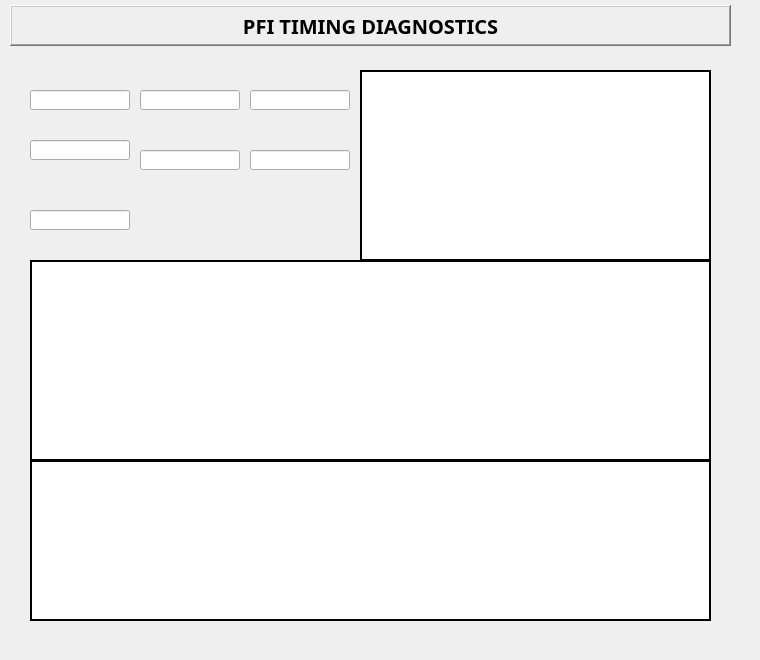
  <widget class="QWidget" name="tab">
   <attribute name="title">
    <string>TIMING</string>
   </attribute>
   <widget class="caStripPlot" name="castripplot_2">
    <property name="geometry">
     <rect>
      <x>30</x>
      <y>260</y>
      <width>681</width>
      <height>201</height>
     </rect>
    </property>
    <property name="layoutDirection">
     <enum>Qt::LeftToRight</enum>
    </property>
    <property name="styleSheet">
     <string notr="true">background-color: rgb(255, 255, 255);
color: rgb(0, 0, 0);</string>
    </property>
    <property name="frameShape">
     <enum>QFrame::Box</enum>
    </property>
    <property name="frameShadow">
     <enum>QFrame::Plain</enum>
    </property>
    <property name="lineWidth">
     <number>2</number>
    </property>
    <property name="Title" stdset="0">
     <string notr="true">Duty Cycle/Single Shot Length</string>
    </property>
    <property name="TitleX">
     <string notr="true">Time</string>
    </property>
    <property name="TitleY">
     <string notr="true">Duration(s)</string>
    </property>
    <property name="channels" stdset="0">
     <string notr="true">cpiSync:DutyCycle;cpiSync:ShotDuration</string>
    </property>
    <property name="period">
     <double>10.000000000000000</double>
    </property>
    <property name="refreshRate" stdset="0">
     <enum>caStripPlot::Medium</enum>
    </property>
    <property name="XaxisType">
     <enum>caStripPlot::TimeScale</enum>
    </property>
    <property name="YAxisScaling" stdset="0">
     <enum>caStripPlot::autoScale</enum>
    </property>
    <property name="YaxisLimitsMax_1">
     <double>1000.000000000000000</double>
    </property>
    <property name="YaxisScalingMax_1" stdset="0">
     <enum>caStripPlot::Channel</enum>
    </property>
    <property name="YaxisScalingMin_1" stdset="0">
     <enum>caStripPlot::Channel</enum>
    </property>
    <property name="Style_1">
     <enum>caStripPlot::FillUnder</enum>
    </property>
    <property name="color_1">
     <color alpha="150">
      <red>255</red>
      <green>0</green>
      <blue>0</blue>
     </color>
    </property>
    <property name="YaxisLimitsMax_2">
     <double>1.000000000000000</double>
    </property>
    <property name="YaxisScalingMax_2" stdset="0">
     <enum>caStripPlot::Channel</enum>
    </property>
    <property name="YaxisScalingMin_2" stdset="0">
     <enum>caStripPlot::Channel</enum>
    </property>
    <property name="Style_2">
     <enum>caStripPlot::FillUnder</enum>
    </property>
    <property name="color_2">
     <color alpha="150">
      <red>0</red>
      <green>0</green>
      <blue>255</blue>
     </color>
    </property>
    <property name="YaxisLimitsMax_3">
     <double>1.000000000000000</double>
    </property>
    <property name="YaxisScalingMax_3" stdset="0">
     <enum>caStripPlot::Channel</enum>
    </property>
    <property name="YaxisScalingMin_3" stdset="0">
     <enum>caStripPlot::Channel</enum>
    </property>
    <property name="Style_3">
     <enum>caStripPlot::FillUnder</enum>
    </property>
    <property name="color_3">
     <color alpha="150">
      <red>0</red>
      <green>170</green>
      <blue>0</blue>
     </color>
    </property>
    <property name="YaxisLimitsMax_4">
     <double>1.000000000000000</double>
    </property>
    <property name="Style_4">
     <enum>caStripPlot::FillUnder</enum>
    </property>
    <property name="YaxisLimitsMax_5">
     <double>1.000000000000000</double>
    </property>
    <property name="foreground">
     <color>
      <red>255</red>
      <green>255</green>
      <blue>255</blue>
     </color>
    </property>
    <property name="background">
     <color>
      <red>255</red>
      <green>255</green>
      <blue>255</blue>
     </color>
    </property>
    <property name="scaleColor">
     <color>
      <red>0</red>
      <green>0</green>
      <blue>0</blue>
     </color>
    </property>
    <property name="gridColor">
     <color>
      <red>194</red>
      <green>194</green>
      <blue>194</blue>
     </color>
    </property>
    <property name="XaxisEnabled">
     <bool>false</bool>
    </property>
    <property name="LegendEnabled">
     <bool>true</bool>
    </property>
   </widget>
   <widget class="caStripPlot" name="castripplot_3">
    <property name="geometry">
     <rect>
      <x>30</x>
      <y>460</y>
      <width>681</width>
      <height>161</height>
     </rect>
    </property>
    <property name="layoutDirection">
     <enum>Qt::LeftToRight</enum>
    </property>
    <property name="styleSheet">
     <string notr="true">background-color: rgb(255, 255, 255);
color: rgb(0, 0, 0);</string>
    </property>
    <property name="frameShape">
     <enum>QFrame::Box</enum>
    </property>
    <property name="frameShadow">
     <enum>QFrame::Plain</enum>
    </property>
    <property name="lineWidth">
     <number>2</number>
    </property>
    <property name="Title" stdset="0">
     <string notr="true">CPI/Qi2 Exposure Length</string>
    </property>
    <property name="TitleX">
     <string notr="true">Time</string>
    </property>
    <property name="TitleY">
     <string notr="true">Duration(s)</string>
    </property>
    <property name="channels" stdset="0">
     <string notr="true">cpiSync:CpiDuration;cpiSync:Qi2Duration</string>
    </property>
    <property name="period">
     <double>10.000000000000000</double>
    </property>
    <property name="refreshRate" stdset="0">
     <enum>caStripPlot::Medium</enum>
    </property>
    <property name="XaxisType">
     <enum>caStripPlot::TimeScale</enum>
    </property>
    <property name="YAxisScaling" stdset="0">
     <enum>caStripPlot::autoScale</enum>
    </property>
    <property name="YaxisLimitsMax_1">
     <double>1000.000000000000000</double>
    </property>
    <property name="YaxisScalingMax_1" stdset="0">
     <enum>caStripPlot::Channel</enum>
    </property>
    <property name="YaxisScalingMin_1" stdset="0">
     <enum>caStripPlot::Channel</enum>
    </property>
    <property name="Style_1">
     <enum>caStripPlot::FillUnder</enum>
    </property>
    <property name="color_1">
     <color alpha="150">
      <red>255</red>
      <green>0</green>
      <blue>0</blue>
     </color>
    </property>
    <property name="YaxisLimitsMax_2">
     <double>1.000000000000000</double>
    </property>
    <property name="YaxisScalingMax_2" stdset="0">
     <enum>caStripPlot::Channel</enum>
    </property>
    <property name="YaxisScalingMin_2" stdset="0">
     <enum>caStripPlot::Channel</enum>
    </property>
    <property name="Style_2">
     <enum>caStripPlot::FillUnder</enum>
    </property>
    <property name="color_2">
     <color alpha="150">
      <red>0</red>
      <green>0</green>
      <blue>255</blue>
     </color>
    </property>
    <property name="YaxisLimitsMax_3">
     <double>1.000000000000000</double>
    </property>
    <property name="YaxisScalingMax_3" stdset="0">
     <enum>caStripPlot::Channel</enum>
    </property>
    <property name="YaxisScalingMin_3" stdset="0">
     <enum>caStripPlot::Channel</enum>
    </property>
    <property name="Style_3">
     <enum>caStripPlot::FillUnder</enum>
    </property>
    <property name="color_3">
     <color alpha="150">
      <red>0</red>
      <green>170</green>
      <blue>0</blue>
     </color>
    </property>
    <property name="YaxisLimitsMax_4">
     <double>1.000000000000000</double>
    </property>
    <property name="Style_4">
     <enum>caStripPlot::FillUnder</enum>
    </property>
    <property name="YaxisLimitsMax_5">
     <double>1.000000000000000</double>
    </property>
    <property name="foreground">
     <color>
      <red>255</red>
      <green>255</green>
      <blue>255</blue>
     </color>
    </property>
    <property name="background">
     <color>
      <red>255</red>
      <green>255</green>
      <blue>255</blue>
     </color>
    </property>
    <property name="scaleColor">
     <color>
      <red>0</red>
      <green>0</green>
      <blue>0</blue>
     </color>
    </property>
    <property name="gridColor">
     <color>
      <red>194</red>
      <green>194</green>
      <blue>194</blue>
     </color>
    </property>
    <property name="XaxisEnabled">
     <bool>false</bool>
    </property>
    <property name="LegendEnabled">
     <bool>true</bool>
    </property>
   </widget>
   <widget class="caLabel" name="calabel_7">
    <property name="geometry">
     <rect>
      <x>10</x>
      <y>5</y>
      <width>721</width>
      <height>41</height>
     </rect>
    </property>
    <property name="font">
     <font>
      <family>Yu Mincho Demibold</family>
      <pointsize>15</pointsize>
      <weight>75</weight>
      <bold>true</bold>
     </font>
    </property>
    <property name="frameShape">
     <enum>QFrame::WinPanel</enum>
    </property>
    <property name="frameShadow">
     <enum>QFrame::Raised</enum>
    </property>
    <property name="lineWidth">
     <number>1</number>
    </property>
    <property name="midLineWidth">
     <number>1</number>
    </property>
    <property name="text">
     <string>PFI TIMING DIAGNOSTICS</string>
    </property>
    <property name="alignment">
     <set>Qt::AlignCenter</set>
    </property>
    <property name="foreground">
     <color>
      <red>0</red>
      <green>0</green>
      <blue>0</blue>
     </color>
    </property>
    <property name="background">
     <color>
      <red>169</red>
      <green>209</green>
      <blue>239</blue>
     </color>
    </property>
   </widget>
   <widget class="caFrame" name="caframe_2">
    <property name="geometry">
     <rect>
      <x>0</x>
      <y>0</y>
      <width>751</width>
      <height>651</height>
     </rect>
    </property>
    <property name="backgroundMode">
     <enum>caFrame::Filled</enum>
    </property>
    <widget class="caGraphics" name="cagraphics_21">
     <property name="geometry">
      <rect>
       <x>10</x>
       <y>50</y>
       <width>721</width>
       <height>591</height>
      </rect>
     </property>
     <property name="foreground">
      <color>
       <red>105</red>
       <green>105</green>
       <blue>105</blue>
      </color>
     </property>
     <property name="linestyle" stdset="0">
      <enum>caGraphics::Solid</enum>
     </property>
     <property name="fillstyle" stdset="0">
      <enum>caGraphics::Filled</enum>
     </property>
     <property name="lineSize">
      <number>2</number>
     </property>
     <property name="lineColor">
      <color>
       <red>0</red>
       <green>0</green>
       <blue>0</blue>
      </color>
     </property>
    </widget>
    <widget class="caGraphics" name="cagraphics_22">
     <property name="geometry">
      <rect>
       <x>20</x>
       <y>60</y>
       <width>701</width>
       <height>571</height>
      </rect>
     </property>
     <property name="foreground">
      <color alpha="50">
       <red>169</red>
       <green>209</green>
       <blue>239</blue>
      </color>
     </property>
     <property name="linestyle" stdset="0">
      <enum>caGraphics::Solid</enum>
     </property>
     <property name="fillstyle" stdset="0">
      <enum>caGraphics::Filled</enum>
     </property>
     <property name="lineSize">
      <number>2</number>
     </property>
     <property name="lineColor">
      <color>
       <red>169</red>
       <green>209</green>
       <blue>239</blue>
      </color>
     </property>
    </widget>
    <widget class="caRelatedDisplay" name="carelateddisplay_13">
     <property name="geometry">
      <rect>
       <x>30</x>
       <y>70</y>
       <width>101</width>
       <height>21</height>
      </rect>
     </property>
     <property name="foreground">
      <color>
       <red>255</red>
       <green>255</green>
       <blue>255</blue>
      </color>
     </property>
     <property name="background">
      <color alpha="55">
       <red>0</red>
       <green>0</green>
       <blue>255</blue>
      </color>
     </property>
     <property name="labels">
      <string notr="true">Duty Cycle</string>
     </property>
     <property name="files">
      <string notr="true">../nikonqi2-slim.ui</string>
     </property>
     <property name="args">
      <string notr="true">P=Qi2:,R=cam1:,W=IOC:</string>
     </property>
     <property name="stackingMode" stdset="0">
      <enum>caRowColMenu::RowColumn</enum>
     </property>
     <property name="removeParent" stdset="0">
      <string>false;false;</string>
     </property>
    </widget>
    <widget class="caLineEdit" name="calineedit_10">
     <property name="geometry">
      <rect>
       <x>30</x>
       <y>90</y>
       <width>100</width>
       <height>20</height>
      </rect>
     </property>
     <property name="channel" stdset="0">
      <string notr="true">cpiSync:DutyCycle</string>
     </property>
     <property name="precision">
      <number>5</number>
     </property>
     <property name="precisionMode">
      <enum>caLineEdit::User</enum>
     </property>
    </widget>
    <widget class="caRelatedDisplay" name="carelateddisplay_14">
     <property name="geometry">
      <rect>
       <x>30</x>
       <y>120</y>
       <width>101</width>
       <height>21</height>
      </rect>
     </property>
     <property name="foreground">
      <color>
       <red>255</red>
       <green>255</green>
       <blue>255</blue>
      </color>
     </property>
     <property name="background">
      <color alpha="55">
       <red>0</red>
       <green>0</green>
       <blue>255</blue>
      </color>
     </property>
     <property name="labels">
      <string notr="true">Scan to Qi2 Lag</string>
     </property>
     <property name="files">
      <string notr="true">../nikonqi2-slim.ui</string>
     </property>
     <property name="args">
      <string notr="true">P=Qi2:,R=cam1:,W=IOC:</string>
     </property>
     <property name="stackingMode" stdset="0">
      <enum>caRowColMenu::RowColumn</enum>
     </property>
     <property name="removeParent" stdset="0">
      <string>false;false;</string>
     </property>
    </widget>
    <widget class="caLineEdit" name="calineedit_5">
     <property name="geometry">
      <rect>
       <x>30</x>
       <y>140</y>
       <width>100</width>
       <height>20</height>
      </rect>
     </property>
     <property name="channel" stdset="0">
      <string notr="true">cpiSync:SeqStarttoQi2</string>
     </property>
     <property name="precision">
      <number>5</number>
     </property>
     <property name="precisionMode">
      <enum>caLineEdit::User</enum>
     </property>
    </widget>
    <widget class="caThermo" name="cathermo_4">
     <property name="geometry">
      <rect>
       <x>30</x>
       <y>160</y>
       <width>100</width>
       <height>21</height>
      </rect>
     </property>
     <property name="maxValue">
      <double>0.010000000000000</double>
     </property>
     <property name="channel" stdset="0">
      <string notr="true">cpiSync:SeqStarttoQi2</string>
     </property>
     <property name="direction">
      <enum>caThermo::Right</enum>
     </property>
     <property name="look">
      <enum>caThermo::noLabel</enum>
     </property>
     <property name="foreground">
      <color>
       <red>255</red>
       <green>8</green>
       <blue>12</blue>
      </color>
     </property>
    </widget>
    <widget class="caRelatedDisplay" name="carelateddisplay_20">
     <property name="geometry">
      <rect>
       <x>30</x>
       <y>190</y>
       <width>101</width>
       <height>21</height>
      </rect>
     </property>
     <property name="foreground">
      <color>
       <red>255</red>
       <green>255</green>
       <blue>255</blue>
      </color>
     </property>
     <property name="background">
      <color alpha="55">
       <red>0</red>
       <green>0</green>
       <blue>255</blue>
      </color>
     </property>
     <property name="labels">
      <string notr="true">Single Shot Length</string>
     </property>
     <property name="files">
      <string notr="true">../nikonqi2-slim.ui</string>
     </property>
     <property name="args">
      <string notr="true">P=Qi2:,R=cam1:,W=IOC:</string>
     </property>
     <property name="stackingMode" stdset="0">
      <enum>caRowColMenu::RowColumn</enum>
     </property>
     <property name="removeParent" stdset="0">
      <string>false;false;</string>
     </property>
    </widget>
    <widget class="caLineEdit" name="calineedit_11">
     <property name="geometry">
      <rect>
       <x>30</x>
       <y>210</y>
       <width>100</width>
       <height>20</height>
      </rect>
     </property>
     <property name="channel" stdset="0">
      <string notr="true">cpiSync:ShotDuration</string>
     </property>
     <property name="precision">
      <number>5</number>
     </property>
     <property name="precisionMode">
      <enum>caLineEdit::User</enum>
     </property>
    </widget>
    <widget class="caRelatedDisplay" name="carelateddisplay_16">
     <property name="geometry">
      <rect>
       <x>140</x>
       <y>70</y>
       <width>101</width>
       <height>21</height>
      </rect>
     </property>
     <property name="foreground">
      <color>
       <red>255</red>
       <green>255</green>
       <blue>255</blue>
      </color>
     </property>
     <property name="background">
      <color alpha="55">
       <red>0</red>
       <green>0</green>
       <blue>255</blue>
      </color>
     </property>
     <property name="labels">
      <string notr="true">Qi2 Response</string>
     </property>
     <property name="files">
      <string notr="true">../nikonqi2-slim.ui</string>
     </property>
     <property name="args">
      <string notr="true">P=Qi2:,R=cam1:,W=IOC:</string>
     </property>
     <property name="stackingMode" stdset="0">
      <enum>caRowColMenu::RowColumn</enum>
     </property>
     <property name="removeParent" stdset="0">
      <string>false;false;</string>
     </property>
    </widget>
    <widget class="caLineEdit" name="calineedit_6">
     <property name="geometry">
      <rect>
       <x>140</x>
       <y>90</y>
       <width>100</width>
       <height>20</height>
      </rect>
     </property>
     <property name="channel" stdset="0">
      <string notr="true">cpiSync:Qi2ReqToStart</string>
     </property>
     <property name="precision">
      <number>5</number>
     </property>
     <property name="precisionMode">
      <enum>caLineEdit::User</enum>
     </property>
    </widget>
    <widget class="caThermo" name="cathermo_5">
     <property name="geometry">
      <rect>
       <x>140</x>
       <y>110</y>
       <width>100</width>
       <height>21</height>
      </rect>
     </property>
     <property name="maxValue">
      <double>0.010000000000000</double>
     </property>
     <property name="channel" stdset="0">
      <string notr="true">cpiSync:Qi2ReqToStart</string>
     </property>
     <property name="direction">
      <enum>caThermo::Right</enum>
     </property>
     <property name="look">
      <enum>caThermo::noLabel</enum>
     </property>
     <property name="foreground">
      <color>
       <red>255</red>
       <green>8</green>
       <blue>12</blue>
      </color>
     </property>
    </widget>
    <widget class="caThermo" name="cathermo_8">
     <property name="geometry">
      <rect>
       <x>140</x>
       <y>130</y>
       <width>100</width>
       <height>21</height>
      </rect>
     </property>
     <property name="maxValue">
      <double>0.010000000000000</double>
     </property>
     <property name="channel" stdset="0">
      <string notr="true">cpiSync:CpiReqToStart</string>
     </property>
     <property name="direction">
      <enum>caThermo::Right</enum>
     </property>
     <property name="look">
      <enum>caThermo::noLabel</enum>
     </property>
     <property name="foreground">
      <color>
       <red>255</red>
       <green>8</green>
       <blue>12</blue>
      </color>
     </property>
    </widget>
    <widget class="caLineEdit" name="calineedit_8">
     <property name="geometry">
      <rect>
       <x>140</x>
       <y>150</y>
       <width>100</width>
       <height>20</height>
      </rect>
     </property>
     <property name="channel" stdset="0">
      <string notr="true">cpiSync:CpiReqToStart</string>
     </property>
     <property name="precision">
      <number>5</number>
     </property>
     <property name="precisionMode">
      <enum>caLineEdit::User</enum>
     </property>
    </widget>
    <widget class="caRelatedDisplay" name="carelateddisplay_18">
     <property name="geometry">
      <rect>
       <x>140</x>
       <y>170</y>
       <width>101</width>
       <height>21</height>
      </rect>
     </property>
     <property name="foreground">
      <color>
       <red>255</red>
       <green>255</green>
       <blue>255</blue>
      </color>
     </property>
     <property name="background">
      <color alpha="55">
       <red>0</red>
       <green>0</green>
       <blue>255</blue>
      </color>
     </property>
     <property name="labels">
      <string notr="true">Cpi Response</string>
     </property>
     <property name="files">
      <string notr="true">../nikonqi2-slim.ui</string>
     </property>
     <property name="args">
      <string notr="true">P=Qi2:,R=cam1:,W=IOC:</string>
     </property>
     <property name="stackingMode" stdset="0">
      <enum>caRowColMenu::RowColumn</enum>
     </property>
     <property name="removeParent" stdset="0">
      <string>false;false;</string>
     </property>
    </widget>
    <widget class="caRelatedDisplay" name="carelateddisplay_17">
     <property name="geometry">
      <rect>
       <x>250</x>
       <y>70</y>
       <width>101</width>
       <height>21</height>
      </rect>
     </property>
     <property name="foreground">
      <color>
       <red>255</red>
       <green>255</green>
       <blue>255</blue>
      </color>
     </property>
     <property name="background">
      <color alpha="55">
       <red>0</red>
       <green>0</green>
       <blue>255</blue>
      </color>
     </property>
     <property name="labels">
      <string notr="true">Qi2 Duration</string>
     </property>
     <property name="files">
      <string notr="true">../nikonqi2-slim.ui</string>
     </property>
     <property name="args">
      <string notr="true">P=Qi2:,R=cam1:,W=IOC:</string>
     </property>
     <property name="stackingMode" stdset="0">
      <enum>caRowColMenu::RowColumn</enum>
     </property>
     <property name="removeParent" stdset="0">
      <string>false;false;</string>
     </property>
    </widget>
    <widget class="caLineEdit" name="calineedit_7">
     <property name="geometry">
      <rect>
       <x>250</x>
       <y>90</y>
       <width>100</width>
       <height>20</height>
      </rect>
     </property>
     <property name="channel" stdset="0">
      <string notr="true">cpiSync:Qi2Duration</string>
     </property>
     <property name="precision">
      <number>5</number>
     </property>
     <property name="precisionMode">
      <enum>caLineEdit::User</enum>
     </property>
    </widget>
    <widget class="caThermo" name="cathermo_6">
     <property name="geometry">
      <rect>
       <x>250</x>
       <y>110</y>
       <width>100</width>
       <height>21</height>
      </rect>
     </property>
     <property name="maxValue">
      <double>0.105000000000000</double>
     </property>
     <property name="channel" stdset="0">
      <string notr="true">cpiSync:Qi2Duration</string>
     </property>
     <property name="direction">
      <enum>caThermo::Right</enum>
     </property>
     <property name="look">
      <enum>caThermo::noLabel</enum>
     </property>
     <property name="foreground">
      <color>
       <red>255</red>
       <green>8</green>
       <blue>12</blue>
      </color>
     </property>
    </widget>
    <widget class="caThermo" name="cathermo_7">
     <property name="geometry">
      <rect>
       <x>250</x>
       <y>130</y>
       <width>100</width>
       <height>21</height>
      </rect>
     </property>
     <property name="maxValue">
      <double>0.105000000000000</double>
     </property>
     <property name="channel" stdset="0">
      <string notr="true">cpiSync:CpiDuration</string>
     </property>
     <property name="direction">
      <enum>caThermo::Right</enum>
     </property>
     <property name="look">
      <enum>caThermo::noLabel</enum>
     </property>
     <property name="foreground">
      <color>
       <red>255</red>
       <green>8</green>
       <blue>12</blue>
      </color>
     </property>
    </widget>
    <widget class="caLineEdit" name="calineedit_9">
     <property name="geometry">
      <rect>
       <x>250</x>
       <y>150</y>
       <width>100</width>
       <height>20</height>
      </rect>
     </property>
     <property name="channel" stdset="0">
      <string notr="true">cpiSync:CpiDuration</string>
     </property>
     <property name="precision">
      <number>5</number>
     </property>
     <property name="precisionMode">
      <enum>caLineEdit::User</enum>
     </property>
    </widget>
    <widget class="caRelatedDisplay" name="carelateddisplay_19">
     <property name="geometry">
      <rect>
       <x>250</x>
       <y>170</y>
       <width>101</width>
       <height>21</height>
      </rect>
     </property>
     <property name="foreground">
      <color>
       <red>255</red>
       <green>255</green>
       <blue>255</blue>
      </color>
     </property>
     <property name="background">
      <color alpha="55">
       <red>0</red>
       <green>0</green>
       <blue>255</blue>
      </color>
     </property>
     <property name="labels">
      <string notr="true">Cpi Duration</string>
     </property>
     <property name="files">
      <string notr="true">../nikonqi2-slim.ui</string>
     </property>
     <property name="args">
      <string notr="true">P=Qi2:,R=cam1:,W=IOC:</string>
     </property>
     <property name="stackingMode" stdset="0">
      <enum>caRowColMenu::RowColumn</enum>
     </property>
     <property name="removeParent" stdset="0">
      <string>false;false;</string>
     </property>
    </widget>
    <widget class="caStripPlot" name="castripplot_4">
     <property name="geometry">
      <rect>
       <x>360</x>
       <y>70</y>
       <width>351</width>
       <height>191</height>
      </rect>
     </property>
     <property name="layoutDirection">
      <enum>Qt::LeftToRight</enum>
     </property>
     <property name="styleSheet">
      <string notr="true">background-color: rgb(255, 255, 255);
color: rgb(0, 0, 0);</string>
     </property>
     <property name="frameShape">
      <enum>QFrame::Box</enum>
     </property>
     <property name="frameShadow">
      <enum>QFrame::Plain</enum>
     </property>
     <property name="lineWidth">
      <number>2</number>
     </property>
     <property name="Title" stdset="0">
      <string notr="true">CPI SYNC STATUS</string>
     </property>
     <property name="TitleX">
      <string notr="true">Time</string>
     </property>
     <property name="TitleY">
      <string notr="true">Percent</string>
     </property>
     <property name="channels" stdset="0">
      <string notr="true">cpiSync:RadPrepOut;cpiSync:RadReadyOut</string>
     </property>
     <property name="period">
      <double>60.000000000000000</double>
     </property>
     <property name="XaxisType">
      <enum>caStripPlot::TimeScale</enum>
     </property>
     <property name="YAxisScaling" stdset="0">
      <enum>caStripPlot::autoScale</enum>
     </property>
     <property name="YaxisLimitsMax_1">
      <double>1000.000000000000000</double>
     </property>
     <property name="YaxisScalingMax_1" stdset="0">
      <enum>caStripPlot::Channel</enum>
     </property>
     <property name="YaxisScalingMin_1" stdset="0">
      <enum>caStripPlot::Channel</enum>
     </property>
     <property name="Style_1">
      <enum>caStripPlot::FillUnder</enum>
     </property>
     <property name="color_1">
      <color alpha="150">
       <red>255</red>
       <green>0</green>
       <blue>0</blue>
      </color>
     </property>
     <property name="YaxisLimitsMax_2">
      <double>1.000000000000000</double>
     </property>
     <property name="YaxisScalingMax_2" stdset="0">
      <enum>caStripPlot::Channel</enum>
     </property>
     <property name="YaxisScalingMin_2" stdset="0">
      <enum>caStripPlot::Channel</enum>
     </property>
     <property name="Style_2">
      <enum>caStripPlot::FillUnder</enum>
     </property>
     <property name="color_2">
      <color alpha="150">
       <red>0</red>
       <green>0</green>
       <blue>255</blue>
      </color>
     </property>
     <property name="YaxisLimitsMax_3">
      <double>1.000000000000000</double>
     </property>
     <property name="YaxisScalingMax_3" stdset="0">
      <enum>caStripPlot::Channel</enum>
     </property>
     <property name="YaxisScalingMin_3" stdset="0">
      <enum>caStripPlot::Channel</enum>
     </property>
     <property name="Style_3">
      <enum>caStripPlot::FillUnder</enum>
     </property>
     <property name="color_3">
      <color alpha="150">
       <red>0</red>
       <green>170</green>
       <blue>0</blue>
      </color>
     </property>
     <property name="YaxisLimitsMax_4">
      <double>1.000000000000000</double>
     </property>
     <property name="Style_4">
      <enum>caStripPlot::FillUnder</enum>
     </property>
     <property name="YaxisLimitsMax_5">
      <double>1.000000000000000</double>
     </property>
     <property name="foreground">
      <color>
       <red>255</red>
       <green>255</green>
       <blue>255</blue>
      </color>
     </property>
     <property name="background">
      <color>
       <red>255</red>
       <green>255</green>
       <blue>255</blue>
      </color>
     </property>
     <property name="scaleColor">
      <color>
       <red>0</red>
       <green>0</green>
       <blue>0</blue>
      </color>
     </property>
     <property name="gridColor">
      <color>
       <red>194</red>
       <green>194</green>
       <blue>194</blue>
      </color>
     </property>
     <property name="XaxisEnabled">
      <bool>false</bool>
     </property>
     <property name="LegendEnabled">
      <bool>true</bool>
     </property>
    </widget>
   </widget>
   <zorder>caframe_2</zorder>
   <zorder>castripplot_3</zorder>
   <zorder>castripplot_2</zorder>
   <zorder>calabel_7</zorder>
  </widget>
